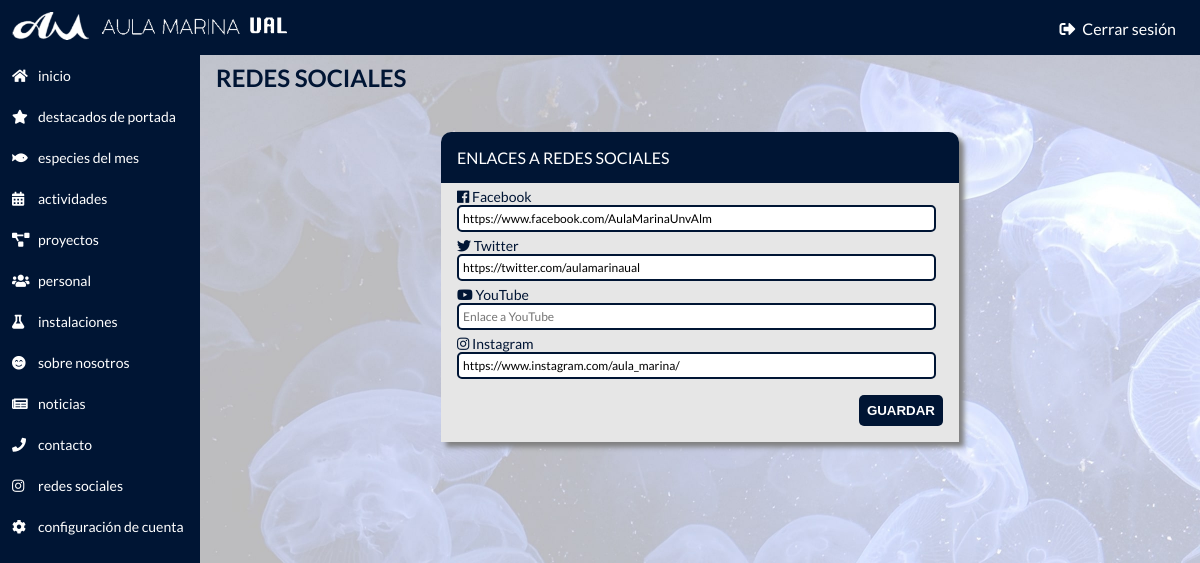
The app's page /9ku7d3cv/rrss.php (signed in) with its own data.
### tables this page shows
CREATE TABLE rrss(
	id INT(11) PRIMARY KEY AUTO_INCREMENT,
	name VARCHAR(20),
    link VARCHAR(2083)
);

### php-functions/functions.php (called while the page is built, shortened)
<?php
$conn->query("SET NAMES 'utf8'");
function getRRSS(&$result)
{
    global $conn;
    $sql = "SELECT * FROM rrss";
    $rec = $conn->query($sql);
}

### 9ku7d3cv/rrss.php (the view, shortened to what this page needs)
<?php
include_once '../db/connection.php';
include '../php-functions/functions.php';
getRRSS($rrss);
?>
<!DOCTYPE html>
<html>
<head>
  <link rel="stylesheet" href="../css/admin.css">
  <link rel="stylesheet" href="https://use.fontawesome.com/releases/v5.5.0/css/all.css"
>
</head>
<body>
  <div class="wrapper-admin-inicio">
    <div class="wrapper-admin-top-side">
      <div class="top-nav">
        <div class="top-nav-content">
          <div class="top-nav-left">
            <a href="home.php">
              <img alt="Logo del Aula Marina" src="../res/aula-marina-logo2.png" />
            </a>
          </div>
          <div class="top-nav-right">
            <a href="logout.php"><i class="fas fa-sign-out-alt"></i> Cerrar sesión</a>
          </div>
        </div>
      </div>
    </div>
    <div class="left-nav">
      <a href="home.php"><i class="fas fa-home"></i><span>INICIO</span></a>
      <a href="featured.php"><i class="fas fa-star"></i><span>DESTACADOS DE PORTADA</span></a>
      <a href="species-of-the-month.php"><i class="fas fa-fish"></i><span>ESPECIES DEL MES</span></a>
      <a href="activities.php"><i class="fas fa-calendar-alt"></i><span>ACTIVIDADES</span></a>
      <a href="projects.php"><i class="fas fa-project-diagram"></i><span>PROYECTOS</span></a>
      <a href="people.php"><i class="fas fa-users"></i><span>PERSONAL</span></a>
      <a href="facilities.php"><i class="fas fa-flask"></i><span>INSTALACIONES</span></a>
      <a href="about-us.php"><i class="fas fa-smile-beam"></i><span>SOBRE NOSOTROS</span></a>
      <a href="news.php"><i class=" fas fa-newspaper"></i><span>NOTICIAS</span></a>
      <a href="contact.php"><i class="fas fa-phone"></i><span>CONTACTO</span></a>
      <a href="rrss.php"><i class="fab fa-instagram"></i><span>REDES SOCIALES</span></a>
      <a href="config.php"><i class="fas fa-cog"></i><span>CONFIGURACIÓN DE CUENTA</span></a>
    </div>
    <div class="wrapper-bot-side">
      <div class="content-admin">
        <span class="content-admin-title">REDES SOCIALES</span>
        <div class="admin-content">
          <div class="admin-form2-wrapper">
            <div class="admin-form2-title">ENLACES A REDES SOCIALES</div>
            <div class="admin-form2">
              <form method="POST">
                <div class="field2">
                  <span><i class="fab fa-facebook"></i> Facebook</span>
                  <input name="fc" type="text" value="<?php echo $rrss[0]->link; ?>" placeholder="Enlace a Facebook" />
                </div>
                <div class="field2">
                  <span><i class="fab fa-twitter"></i> Twitter</span>
                  <input name="tw" type="text" value="<?php echo $rrss[1]->link; ?>" placeholder="Enlace a Twitter" />
                </div>
                <div class="field2">
                  <span><i class="fab fa-youtube"></i> YouTube</span>
                  <input name="yt" type="text" value="<?php echo $rrss[2]->link; ?>" placeholder="Enlace a YouTube" />
                </div>
                <div class="field2">
                  <span><i class="fab fa-instagram"></i> Instagram</span>
                  <input name="ig" type="text" value="<?php echo $rrss[3]->link; ?>" placeholder="Enlace a Instagram" />
                </div>
                <div class="submit2" style="display:block;text-align:right;">
                  <input name="submit" type="submit" value="GUARDAR" />
                </div>
              </form>
            </div>
          </div>
        </div>
      </div>
    </div>
  </div>
</body>
</html>

### css/admin.css (style rules this page uses)
* { padding: 0px; margin: 0px; }
html, body { width: 100%; height: 100%; font-family: 'Lato', sans-serif; }
.wrapper-admin-inicio { height: 100%; -webkit-transition: all 1s; transition: all 1s; }
.top-nav { display: block; position: fixed; top: 0; width: 100%; background-color: #001534; z-index: 3; }
.top-nav-content { display: flex; justify-content: space-between; align-items: center; }
.top-nav-left img { padding: 12px; height: 28px; }
.top-nav-right a { vertical-align: middle; margin-right: 16px; padding: 8px; color: white; text-decoration: none; -webkit-transition: all 0.4s; transition: all 0.4s; }
.top-nav-right a i { margin-right: 4px; }
.wrapper-bot-side { position: absolute; width: 100%; height: 100%; }
.left-nav { background-color: #001534; width: 200px; position: fixed; top: 47px; bottom: 0; padding-top: 8px; z-index: 2; }
.left-nav a { display: flex; align-items: center; padding: 12px; font-size: 14px; color: white; text-decoration: none; -webkit-transition: all 0.2s; transition: all 0.2s; text-transform: lowercase; }
.left-nav i { width: 18px; margin-right: 8px; font-size: 14px; }
.content-admin { display: block; margin: 16px; margin-left: 216px; margin-top: 63px; }
.content-admin-title { display: block; color: #001534; font-weight: bold; font-size: 24px; margin-bottom: 32px; text-transform: uppercase; }
.admin-content { height: 100%; width: 740px; margin: 0 auto; }
.featured-form, .admin-form2-wrapper { width: 90%; margin: auto; margin-top: 5vh; background-color: #e6e6e6; border-radius: 10px 10px 0 0; box-shadow: 5px 5px 5px grey; -webkit-transition: all 0.2s; transition: all 0.2s; }
.admin-form2-wrapper { width: 70% !important; }
.admin-form2-title { background-color: #001534; padding: 16px; margin-bottom: -16px; border-radius: 10px 10px 0 0; font-size: 16px; color: white; }
.admin-form2 { padding: 16px; }
.field2 { width: 100%; }
.field2 span { display: block; width: 100%; margin-top: 5px; color: #001534; font-size: 14px; }
.field2 input, .field2 textarea, .field2 select { width: 96%; padding: 4px; border: 2px solid #001534; border-radius: 5px; font-size: 12px; font-family: 'Lato', sans-serif; }
.submit2 { width: 100%; margin-top: 16px; display: flex; justify-content: space-between; }
.submit2 input { background-color: #001534; color: white; cursor: pointer; font-weight: bold; padding: 8px; border: 0; border-radius: 5px; -webkit-transition: all 0.4s; transition: all 0.4s; }

### records on screen
rrss: fc "https://www.facebook.com/AulaMarinaUnvAlm"
rrss: tw "https://twitter.com/aulamarinaual"
rrss: ig "https://www.instagram.com/aula_marina/"
